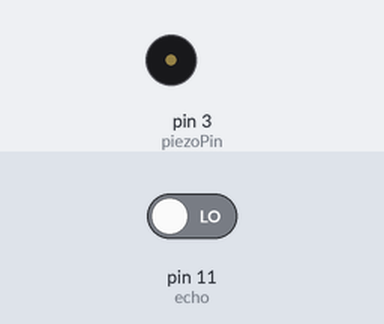
Bench run of a sketch on a simulated Arduino Uno, built for the host (arithmetic inside an expression is 32-bit, double 64-bit). On the bench: buzzer (waves = sounding). The inputs (shaded band) are chosen by the test bench; at power-on: pin 11 (echo) LOW. What the sketch prints to the serial monitor is not drawn.

Above: at 0.5 s.
Timing chart, 0 to 3.0 s (numbered marks = the images above):
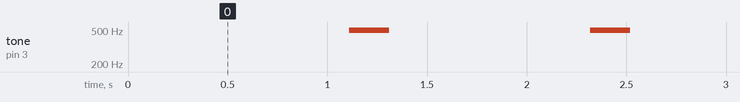

The sketch:

_23_DistanceSensor_Piezo.ino
```cpp
int piezoPin = 3;

int trig = 12;
int echo = 11;

void setup() {

  Serial.begin(9600);

  pinMode(piezoPin, OUTPUT);
  pinMode(trig, OUTPUT);
  pinMode(echo, INPUT);

}

void loop() {

  digitalWrite(trig, HIGH);
  delay(10);
  digitalWrite(trig, LOW);

  int duration = pulseIn(echo, HIGH);
  int distance = (duration/2) / 29.1;

  Serial.print(distance);
  Serial.println("cm");
  delay(100);

  if(distance >= 0 && distance <= 100){

      if(distance > 60){
          tone (piezoPin, 494, 200);   // 시
          delay(1000);
      }
      if(distance <= 60 && distance > 40){
          tone (piezoPin, 494, 200);   // 시
          delay(700);
      }
      if(distance <= 40 && distance >20){
         tone (piezoPin, 494, 200);   // 시
         delay(300);
      }
      if(distance <= 20){
         tone (piezoPin, 494, 200);   // 시
         delay(100);
      }


  }
}
```

Measured:
- by itself, tone on pin 3 (piezoPin): alternates 494 Hz for 0.20 s and silent for 1.0 s
